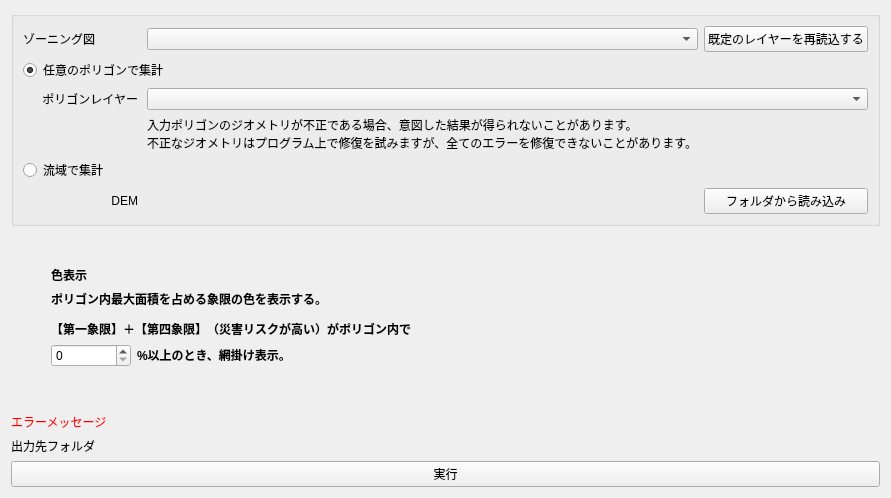
     <widget class="QWidget" name="tab_3">
      <attribute name="title">
       <string>ゾーン統計量</string>
      </attribute>
      <layout class="QGridLayout" name="gridLayout_11">
       <item row="2" column="0">
        <layout class="QHBoxLayout" name="horizontalLayout_8">
         <item>
          <spacer name="horizontalSpacer_5">
           <property name="orientation">
            <enum>Qt::Horizontal</enum>
           </property>
           <property name="sizeType">
            <enum>QSizePolicy::Fixed</enum>
           </property>
           <property name="sizeHint" stdset="0">
            <size>
             <width>40</width>
             <height>20</height>
            </size>
           </property>
          </spacer>
         </item>
         <item>
          <layout class="QVBoxLayout" name="verticalLayout_10">
           <item>
            <widget class="QLabel" name="label_9">
             <property name="text">
              <string>&lt;html&gt;&lt;head/&gt;&lt;body&gt;&lt;p&gt;&lt;span style=&quot; font-weight:600;&quot;&gt;色表示&lt;/span&gt;&lt;/p&gt;&lt;/body&gt;&lt;/html&gt;</string>
             </property>
            </widget>
           </item>
           <item>
            <widget class="QLabel" name="label_41">
             <property name="text">
              <string>&lt;html&gt;&lt;head/&gt;&lt;body&gt;&lt;p&gt;&lt;span style=&quot; font-weight:600;&quot;&gt;ポリゴン内最大面積を占める象限の色を表示する。&lt;/span&gt;&lt;/p&gt;&lt;p&gt;&lt;span style=&quot; font-weight:600;&quot;&gt;【第一象限】＋【第四象限】（災害リスクが高い）がポリゴン内で&lt;/span&gt;&lt;/p&gt;&lt;/body&gt;&lt;/html&gt;</string>
             </property>
            </widget>
           </item>
           <item>
            <layout class="QHBoxLayout" name="horizontalLayout_9">
             <item>
              <widget class="QSpinBox" name="aggregateStyleThresholdspinBox">
               <property name="sizePolicy">
                <sizepolicy hsizetype="Fixed" vsizetype="Fixed">
                 <horstretch>0</horstretch>
                 <verstretch>0</verstretch>
                </sizepolicy>
               </property>
               <property name="maximumSize">
                <size>
                 <width>80</width>
                 <height>16777215</height>
                </size>
               </property>
               <property name="displayIntegerBase">
                <number>10</number>
               </property>
              </widget>
             </item>
             <item>
              <widget class="QLabel" name="label_42">
               <property name="text">
                <string>&lt;html&gt;&lt;head/&gt;&lt;body&gt;&lt;p&gt;&lt;span style=&quot; font-weight:600;&quot;&gt;%以上のとき、網掛け表示。&lt;/span&gt;&lt;/p&gt;&lt;/body&gt;&lt;/html&gt;</string>
               </property>
              </widget>
             </item>
            </layout>
           </item>
           <item>
            <spacer name="verticalSpacer_3">
             <property name="orientation">
              <enum>Qt::Vertical</enum>
             </property>
             <property name="sizeHint" stdset="0">
              <size>
               <width>20</width>
               <height>40</height>
              </size>
             </property>
            </spacer>
           </item>
          </layout>
         </item>
         <item>
          <spacer name="horizontalSpacer_4">
           <property name="orientation">
            <enum>Qt::Horizontal</enum>
           </property>
           <property name="sizeHint" stdset="0">
            <size>
             <width>40</width>
             <height>20</height>
            </size>
           </property>
          </spacer>
         </item>
         <item>
          <widget class="QLabel" name="label_40">
           <property name="sizePolicy">
            <sizepolicy hsizetype="Fixed" vsizetype="Fixed">
             <horstretch>100</horstretch>
             <verstretch>0</verstretch>
            </sizepolicy>
           </property>
           <property name="maximumSize">
            <size>
             <width>300</width>
             <height>300</height>
            </size>
           </property>
           <property name="text">
            <string/>
           </property>
           <property name="pixmap">
            <pixmap>imgs/aggregate.png</pixmap>
           </property>
           <property name="scaledContents">
            <bool>true</bool>
           </property>
           <property name="wordWrap">
            <bool>false</bool>
           </property>
           <property name="openExternalLinks">
            <bool>false</bool>
           </property>
          </widget>
         </item>
        </layout>
       </item>
       <item row="4" column="0">
        <layout class="QHBoxLayout" name="horizontalLayout_7">
         <item>
          <widget class="QLabel" name="label">
           <property name="text">
            <string>出力先フォルダ</string>
           </property>
          </widget>
         </item>
         <item>
          <widget class="QgsFileWidget" name="aggregateOutputDirFileWidget">
           <property name="storageMode">
            <enum>QgsFileWidget::SaveFile</enum>
           </property>
          </widget>
         </item>
        </layout>
       </item>
       <item row="3" column="0">
        <widget class="QLabel" name="aggregateErrorLabel">
         <property name="styleSheet">
          <string notr="true">color:#ff0000;</string>
         </property>
         <property name="text">
          <string>エラーメッセージ</string>
         </property>
        </widget>
       </item>
       <item row="5" column="0">
        <widget class="QPushButton" name="aggregateRunButton">
         <property name="text">
          <string>実行</string>
         </property>
        </widget>
       </item>
       <item row="0" column="0">
        <widget class="QGroupBox" name="aggregateLayersGroupBox">
         <property name="title">
          <string/>
         </property>
         <layout class="QVBoxLayout" name="aggregateLayersGroupLayout">
          <item>
        <layout class="QGridLayout" name="gridLayout_5">
         <item row="0" column="2">
          <widget class="QPushButton" name="aggregateSetLayersButton">
           <property name="text">
            <string>既定のレイヤーを再読込する</string>
           </property>
          </widget>
         </item>
         <item row="6" column="0">
          <widget class="QLabel" name="label_5">
           <property name="styleSheet">
            <string notr="true">margin-left:16px;</string>
           </property>
           <property name="text">
            <string>DEM</string>
           </property>
           <property name="alignment">
            <set>Qt::AlignRight|Qt::AlignTrailing|Qt::AlignVCenter</set>
           </property>
          </widget>
         </item>
         <item row="3" column="1" colspan="2">
          <widget class="QgsMapLayerComboBox" name="aggregatePolygonLayerCommbobox">
           <property name="sizePolicy">
            <sizepolicy hsizetype="Expanding" vsizetype="Fixed">
             <horstretch>0</horstretch>
             <verstretch>0</verstretch>
            </sizepolicy>
           </property>
          </widget>
         </item>
         <item row="3" column="0">
          <widget class="QLabel" name="aggregateVectorLayerText">
           <property name="styleSheet">
            <string notr="true">margin-left:16px;</string>
           </property>
           <property name="text">
            <string>ポリゴンレイヤー</string>
           </property>
           <property name="alignment">
            <set>Qt::AlignRight|Qt::AlignTrailing|Qt::AlignVCenter</set>
           </property>
          </widget>
         </item>
         <item row="0" column="0">
          <widget class="QLabel" name="aggregateVectorLayerText_2">
           <property name="text">
            <string>ゾーニング図</string>
           </property>
          </widget>
         </item>
         <item row="4" column="1">
          <widget class="QLabel" name="label_8">
           <property name="text">
            <string>入力ポリゴンのジオメトリが不正である場合、意図した結果が得られないことがあります。
不正なジオメトリはプログラム上で修復を試みますが、全てのエラーを修復できないことがあります。</string>
           </property>
          </widget>
         </item>
         <item row="0" column="1">
          <widget class="QgsMapLayerComboBox" name="aggregateZoningLayerCombobox">
           <property name="sizePolicy">
            <sizepolicy hsizetype="Expanding" vsizetype="Fixed">
             <horstretch>0</horstretch>
             <verstretch>0</verstretch>
            </sizepolicy>
           </property>
          </widget>
         </item>
         <item row="5" column="0" colspan="3">
          <widget class="QRadioButton" name="radioButtonWatershed">
           <property name="text">
            <string>流域で集計</string>
           </property>
          </widget>
         </item>
         <item row="1" column="0" colspan="3">
          <widget class="QRadioButton" name="radioButtonPolygon">
           <property name="text">
            <string>任意のポリゴンで集計</string>
           </property>
           <property name="checked">
            <bool>true</bool>
           </property>
          </widget>
         </item>
         <item row="6" column="1">
          <widget class="QgsFileWidget" name="aggregateDemFileWidget">
           <property name="sizePolicy">
            <sizepolicy hsizetype="Preferred" vsizetype="Preferred">
             <horstretch>0</horstretch>
             <verstretch>0</verstretch>
            </sizepolicy>
           </property>
          </widget>
         </item>
         <item row="6" column="2">
          <widget class="QPushButton" name="aggregateSetDemButton">
           <property name="text">
            <string>フォルダから読み込み</string>
           </property>
          </widget>
         </item>
        </layout>
          </item>
         </layout>
        </widget>
       </item>
       <item row="1" column="0">
        <widget class="QLabel" name="label_35">
         <property name="text">
          <string>&lt;html&gt;&lt;head/&gt;&lt;body&gt;&lt;p&gt;&lt;br/&gt;&lt;/p&gt;&lt;/body&gt;&lt;/html&gt;</string>
         </property>
        </widget>
       </item>
      </layout>
     </widget>
